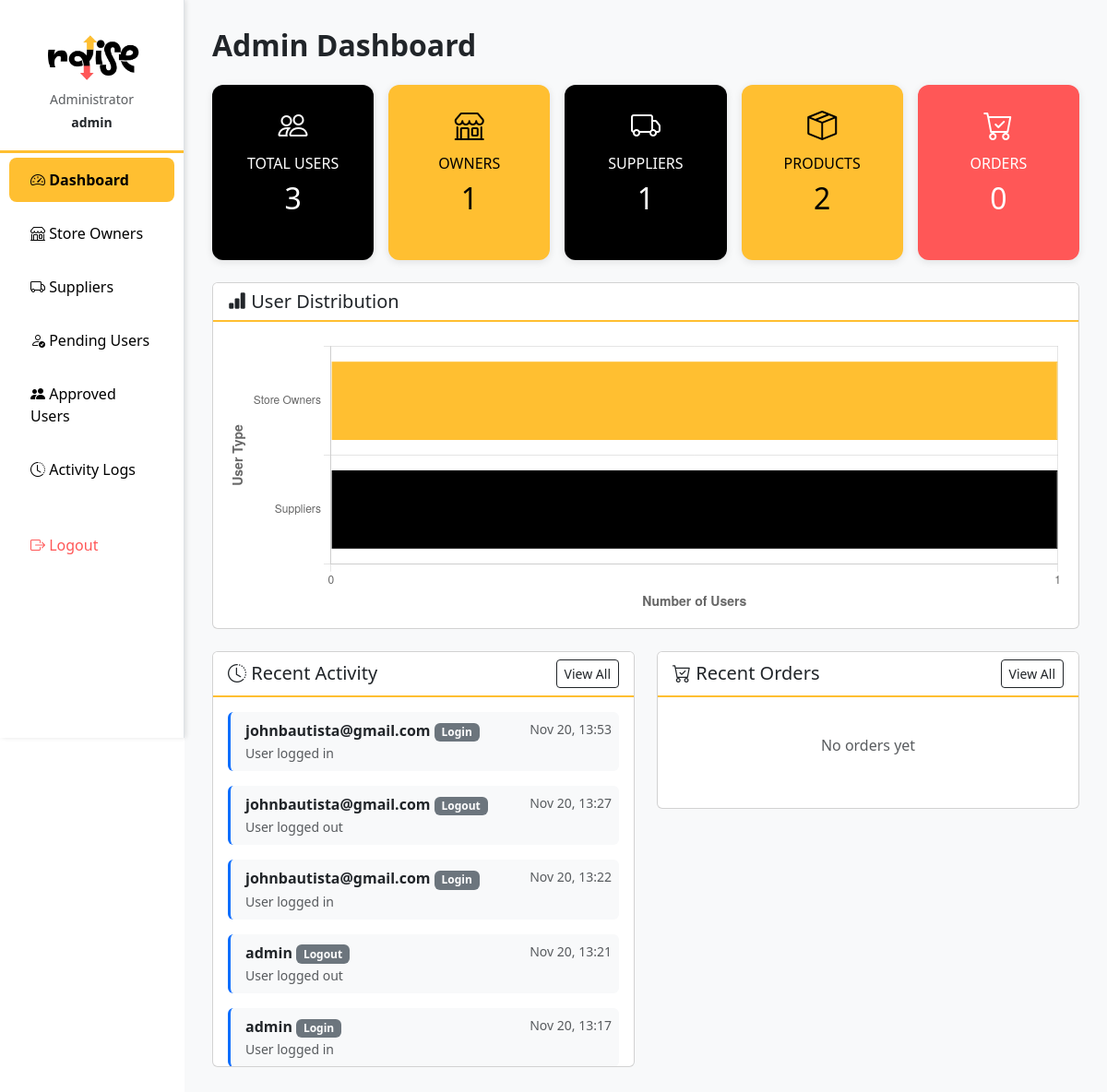
The app's page /sysadmin/dashboard/ (signed in), older data.
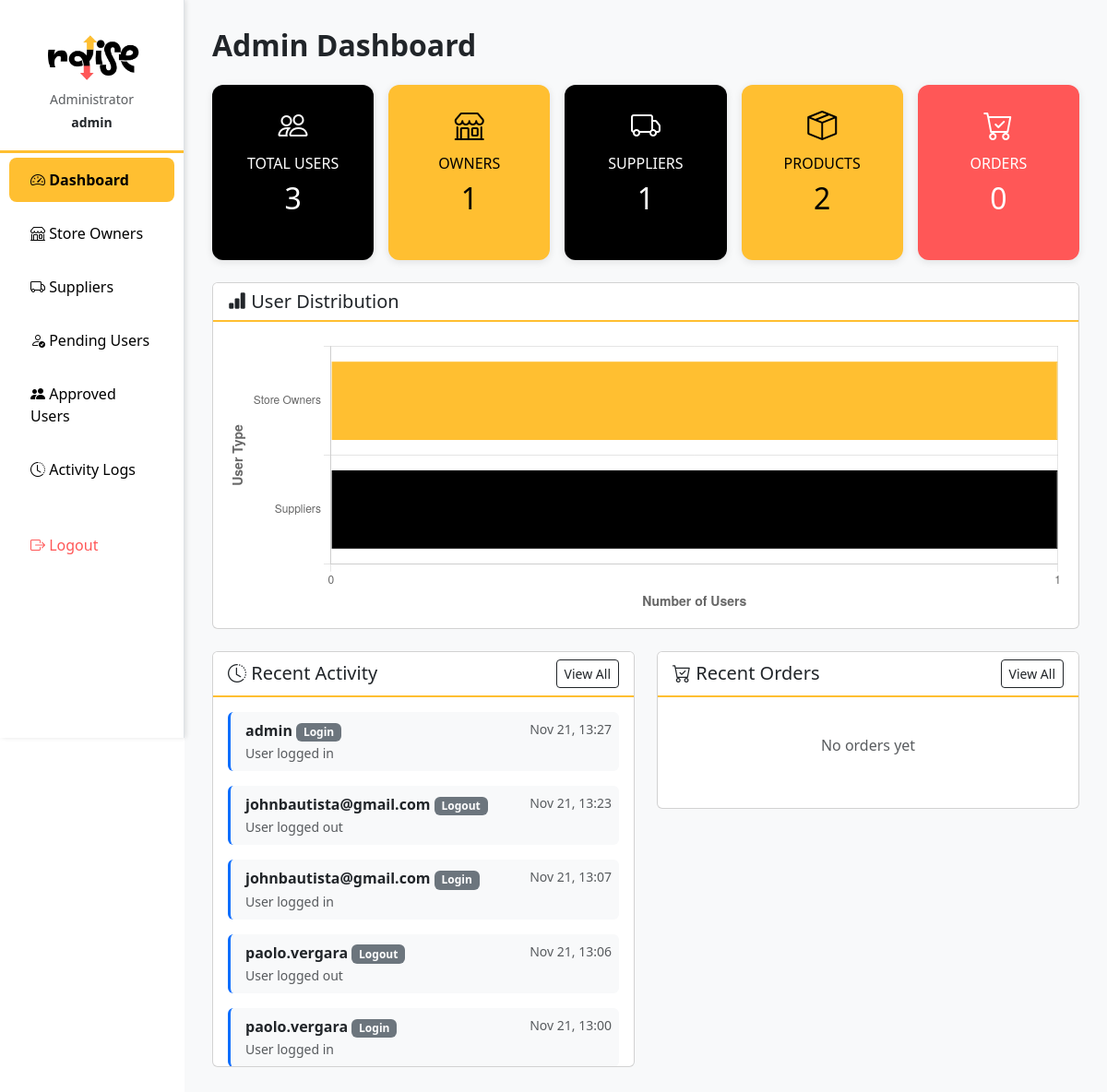
The same page, newer data.
### myapp/models.py (models this page shows, shortened)
class ActivityLog(models.Model):
    ACTION_CHOICES = [
        ('login', 'Login'),
        ('logout', 'Logout'),
        ('create', 'Create'),
        ('update', 'Update'),
        ('delete', 'Delete'),
        ('order', 'Order Placed'),
        ('status_change', 'Status Changed'),
        ('stock_out', 'Stock Out'),
        ('restock', 'Restock'),
        ('order_approved', 'Order Approved'),
        ('order_rejected', 'Order Rejected'),
        ('order_delivered', 'Order Delivered'),
    ]
    user = models.ForeignKey(User, on_delete=models.CASCADE, related_name='activity_logs')
    action = models.CharField(max_length=20, choices=ACTION_CHOICES)
    description = models.TextField()
    timestamp = models.DateTimeField(auto_now_add=True)
    ip_address = models.GenericIPAddressField(null=True, blank=True)
    class Meta:
        ordering = ['-timestamp']

### myapp/admin_views.py (the view)
    def wrapper(request, *args, **kwargs):
        if not request.user.is_authenticated:
            return redirect('login')
        if not request.user.is_superuser:
            messages.error(request, "Access denied. Admin account required.")
            return redirect('landing')
        return view_func(request, *args, **kwargs)

### myapp/admin_views.py (called while the page is built)
def admin_required(view_func):
    def wrapper(request, *args, **kwargs):
        if not request.user.is_authenticated:
            return redirect('login')
        if not request.user.is_superuser:
            messages.error(request, "Access denied. Admin account required.")
            return redirect('landing')
        return view_func(request, *args, **kwargs)
    return wrapper

### myapp/context_processors.py (called while the page is built)
def notifications_context(request):
    if request.user.is_authenticated:
        return {
            'unread_notifications_count': get_unread_notification_count(request.user),
            'unread_messages_count': get_unread_message_count(request.user),
        }
    return {
        'unread_notifications_count': 0,
        'unread_messages_count': 0,
    }

### myapp/notifications.py (called while the page is built)
def get_unread_notification_count(user):
    return Notification.objects.filter(recipient=user, is_read=False).count()

def get_unread_message_count(user):
    return Message.objects.filter(recipient=user, is_read=False).count()

### myapp/templates/admin/dashboard.html (shortened to what this page needs)
<!DOCTYPE html>
<html lang="en">
<head>
  <link href="https://cdn.jsdelivr.net/npm/bootstrap@5.3.3/dist/css/bootstrap.min.css" rel="stylesheet">
  <link href="https://cdn.jsdelivr.net/npm/bootstrap-icons@1.11.3/font/bootstrap-icons.css" rel="stylesheet">
</head>
<body>
  <div class="container-fluid">
    <div class="row">
      <nav class="col-md-2 d-md-block sidebar p-0" id="sidebar">
        <div class="position-sticky pt-3">
          <div class="logo-container">
            {% load static %}
            <img src="{% static 'img/raise_logo.png' %}" alt="Raise Logo" class="img-fluid mb-2">
            <p class="text-muted small mb-1">Administrator</p>
            <p class="text-dark small fw-bold mb-0">{{ request.user.username }}</p>
          </div>
          <ul class="nav flex-column">
            <li class="nav-item">
              <a class="nav-link active" href="{% url 'admin_dashboard' %}">
                <i class="bi bi-speedometer2"></i> Dashboard
              </a>
            </li>
            <li class="nav-item">
              <a class="nav-link" href="{% url 'admin_owners_list' %}">
                <i class="bi bi-shop"></i> Store Owners
              </a>
            </li>
            <li class="nav-item">
              <a class="nav-link" href="{% url 'admin_suppliers_list' %}">
                <i class="bi bi-truck"></i> Suppliers
              </a>
            </li>
            <li class="nav-item">
              <a class="nav-link" href="{% url 'admin_pending_users' %}">
                <i class="bi bi-person-check"></i> Pending Users
              </a>
            </li>
            <li class="nav-item">
              <a class="nav-link" href="{% url 'admin_approved_users' %}">
                <i class="bi bi-people-fill"></i> Approved Users
              </a>
            </li>
            <li class="nav-item">
              <a class="nav-link" href="{% url 'admin_activity_logs' %}">
                <i class="bi bi-clock-history"></i> Activity Logs
              </a>
            </li>
            <li class="nav-item mt-4">
              <a class="nav-link text-danger" href="{% url 'logout' %}">
                <i class="bi bi-box-arrow-right"></i> Logout
              </a>
            </li>
          </ul>
        </div>
      </nav>
      <main class="col-md-10 ms-sm-auto main-content">
        <h2 class="fw-bold mb-4">Admin Dashboard</h2>
        <div class="row row-cols-1 row-cols-md-5 g-3">
          <div class="col">
            <div class="card stat-card bg-black text-white text-center h-100">
              <i class="bi bi-people" style="font-size: 2rem;"></i>
              <h6 class="text-uppercase mt-2">Total Users</h6>
              <h2>{{ total_users }}</h2>
            </div>
          </div>
          <div class="col">
            <div class="card stat-card bg-yellow text-center h-100">
              <i class="bi bi-shop" style="font-size: 2rem;"></i>
              <h6 class="text-uppercase mt-2">Owners</h6>
              <h2>{{ total_owners }}</h2>
            </div>
          </div>
          <div class="col">
            <div class="card stat-card bg-black text-white text-center h-100">
              <i class="bi bi-truck" style="font-size: 2rem;"></i>
              <h6 class="text-uppercase mt-2">Suppliers</h6>
              <h2>{{ total_suppliers }}</h2>
            </div>
          </div>
          <div class="col">
            <div class="card stat-card bg-yellow text-center h-100">
              <i class="bi bi-box-seam" style="font-size: 2rem;"></i>
              <h6 class="text-uppercase mt-2">Products</h6>
              <h2>{{ total_products }}</h2>
            </div>
          </div>
          <div class="col">
            <div class="card stat-card bg-red text-white text-center h-100">
              <i class="bi bi-cart-check" style="font-size: 2rem;"></i>
              <h6 class="text-uppercase mt-2">Orders</h6>
              <h2>{{ total_orders }}</h2>
            </div>
          </div>
        </div>
        <div class="row mt-4">
          <div class="col-12">
            <div class="card">
              <div class="card-header bg-white">
                <h5 class="mb-0"><i class="bi bi-bar-chart-fill"></i> User Distribution</h5>
              </div>
              <div class="card-body">
                <canvas id="userDistributionChart" style="max-height: 300px;"></canvas>
              </div>
            </div>
          </div>
        </div>
        <div class="row mt-4">
          <div class="col-md-6">
            <div class="card">
              <div class="card-header bg-white d-flex justify-content-between align-items-center">
                <h5 class="mb-0"><i class="bi bi-clock-history"></i> Recent Activity</h5>
                <a href="{% url 'admin_activity_logs' %}" class="btn btn-sm btn-outline-dark">View All</a>
              </div>
              <div class="card-body" style="max-height: 400px; overflow-y: auto;">
                {% if recent_activities %}
                  {% for log in recent_activities %}
                  <div class="border-start border-primary border-3 ps-3 mb-3 bg-light p-2 rounded">
                    <div class="d-flex justify-content-between">
                      <div>
                        <strong>{{ log.user.username }}</strong>
                        <span class="badge bg-secondary">{{ log.get_action_display }}</span>
                      </div>
                      <small class="text-muted">{{ log.timestamp|date:"M d, H:i" }}</small>
                    </div>
                    <small class="text-muted">{{ log.description }}</small>
                  </div>
                  {% endfor %}
                {% else %}
                  <p class="text-muted text-center py-4">No recent activity</p>
                {% endif %}
              </div>
            </div>
          </div>
          <div class="col-md-6">
            <div class="card">
              <div class="card-header bg-white d-flex justify-content-between align-items-center">
                <h5 class="mb-0"><i class="bi bi-cart-check"></i> Recent Orders</h5>
                <a href="{% url 'admin_orders_list' %}" class="btn btn-sm btn-outline-dark">View All</a>
              </div>
              <div class="card-body">
                {% if recent_orders %}
                  <div class="table-responsive">
                    <table class="table table-sm table-hover">
                      <thead>
                        <tr>
                          <th>Order #</th>
                          <th>Owner</th>
                          <th>Total</th>
                          <th>Status</th>
                        </tr>
                      </thead>
                      <tbody>
                        {% for order in recent_orders %}
                        <tr>
                          <td><strong>#{{ order.id }}</strong></td>
                          <td>{{ order.store_owner.first_name }} {{ order.store_owner.last_name }}</td>
                          <td>₱{{ order.total_amount|floatformat:2 }}</td>
                          <td>
                            {% if order.order_status == 'pending' %}
                              <span class="badge bg-warning text-dark">Pending</span>
                            {% elif order.order_status == 'confirmed' %}
                              <span class="badge bg-info">Confirmed</span>
                            {% elif order.order_status == 'processing' %}
                              <span class="badge bg-primary">Processing</span>
                            {% elif order.order_status == 'completed' %}
                              <span class="badge bg-success">Completed</span>
                            {% elif order.order_status == 'cancelled' %}
                              <span class="badge bg-danger">Cancelled</span>
                            {% endif %}
                          </td>
                        </tr>
                        {% endfor %}
                      </tbody>
                    </table>
                  </div>
                {% else %}
                  <p class="text-muted text-center py-4">No orders yet</p>
                {% endif %}
              </div>
            </div>
          </div>
        </div>
      </main>
    </div>
  </div>
</body>
</html>

### myapp/templates/admin/dashboard.html (style rules this page uses)
:root { --yellow: #ffbf31; --red: #ff5757; --black: #000000; --white: #ffffff; }
.sidebar { position: fixed; top: 0; left: 0; height: 100vh; width: 16.666667%; background: var(--white); box-shadow: 2px 0 5px rgba(0,0,0,0.1); border-right: 1px solid #dee2e6; overflow-y: auto; z-index: 1000; }
.main-content { margin-left: 16.666667%; padding: 30px; background: #f8f9fa; min-height: 100vh; }
.sidebar .logo-container { padding: 20px; text-align: center; border-bottom: 3px solid var(--yellow); }
.sidebar .logo-container img { max-width: 120px; height: auto; }
.sidebar .nav-link { color: var(--black); padding: 12px 20px; margin: 5px 10px; border-radius: 8px; border-left: 3px solid transparent; transition: all 0.3s; }
.sidebar .nav-link.active { background: var(--yellow); color: var(--black); font-weight: 600; }
.sidebar .nav-link.text-danger { color: var(--red) !important; }
.stat-card { border-radius: 12px; padding: 20px; margin-bottom: 20px; border: none; box-shadow: 0 2px 8px rgba(0,0,0,0.1); transition: transform 0.2s; }
.bg-yellow { background-color: var(--yellow) !important; color: var(--black) !important; }
.bg-red { background-color: var(--red) !important; color: var(--white) !important; }
.card-header { border-bottom: 2px solid var(--yellow); }

Row changes from the older to the newer data that the page shows:
no longer on this page (row unchanged): ActivityLog: user.username "johnbautista@gmail.com", action "Login", timestamp "Nov 20, 13:53", description "User logged in"
no longer on this page (row unchanged): ActivityLog: user.username "johnbautista@gmail.com", action "Logout", timestamp "Nov 20, 13:27", description "User logged out"
no longer on this page (row unchanged): ActivityLog: user.username "johnbautista@gmail.com", action "Login", timestamp "Nov 20, 13:22", description "User logged in"
no longer on this page (row unchanged): ActivityLog: user.username "admin", action "Logout", timestamp "Nov 20, 13:21", description "User logged out"
no longer on this page (row unchanged): ActivityLog: user.username "admin", action "Login", timestamp "Nov 20, 13:17", description "User logged in"
added ActivityLog: user.username "admin", action "Login", timestamp "Nov 21, 13:27", description "User logged in"
added ActivityLog: user.username "johnbautista@gmail.com", action "Logout", timestamp "Nov 21, 13:23", description "User logged out"
added ActivityLog: user.username "johnbautista@gmail.com", action "Login", timestamp "Nov 21, 13:07", description "User logged in"
added ActivityLog: user.username "paolo.vergara", action "Logout", timestamp "Nov 21, 13:06", description "User logged out"
added ActivityLog: user.username "paolo.vergara", action "Login", timestamp "Nov 21, 13:00", description "User logged in"
